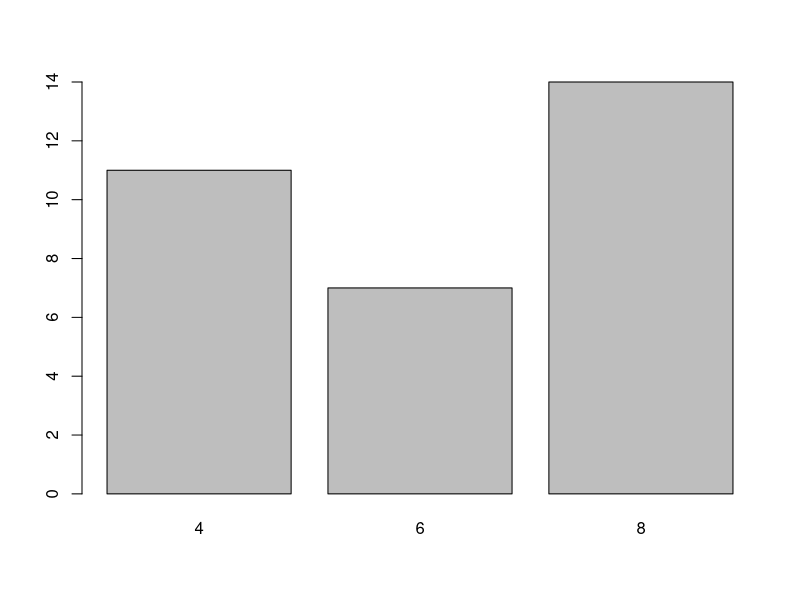
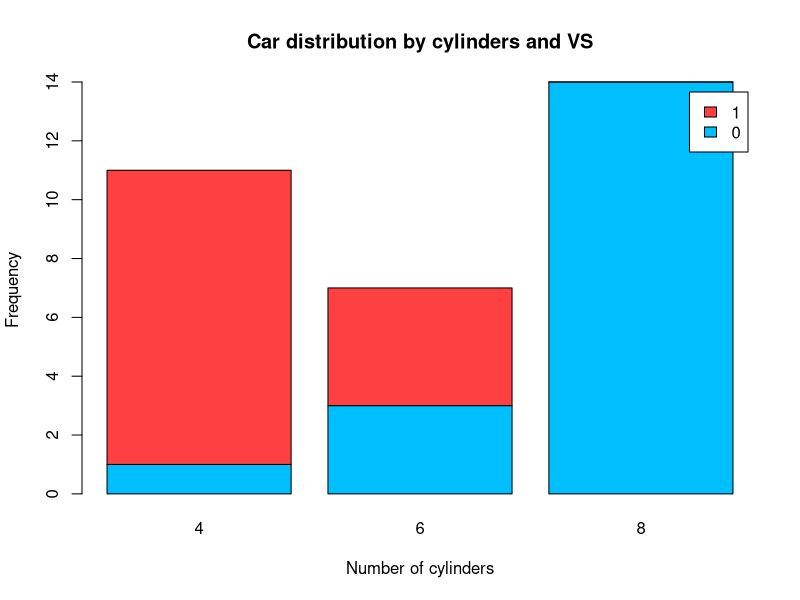
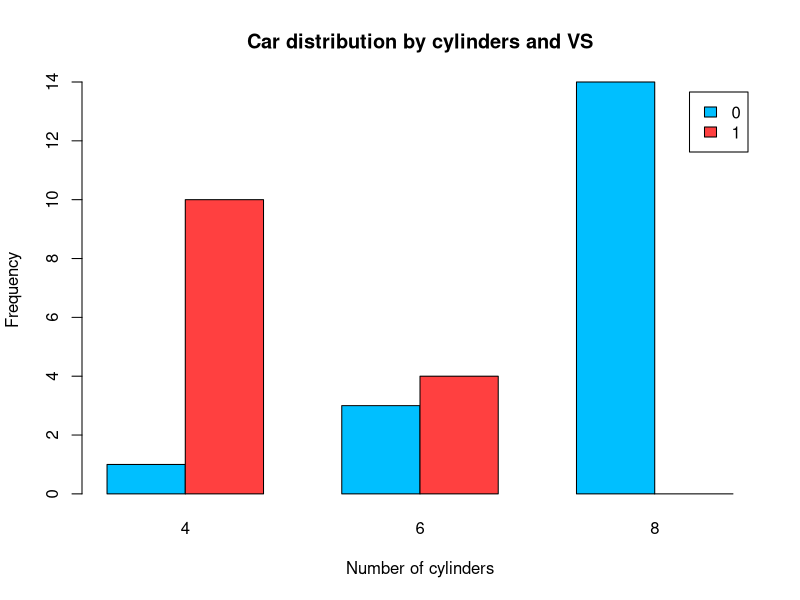

Here is the R script that generated these plots, in order:
# Bar charts

# simple bar chart
counts <- table(mtcars$cyl)
barplot(counts)

# create stacked bar chart
counts <- table(mtcars$vs, mtcars$cyl)
barplot(counts, 
        main="Car distribution by cylinders and VS",
        xlab="Number of cylinders", 
        ylab = "Frequency",
        col=c("deepskyblue","brown1"),
        legend = rownames(counts))

# create grouped bar chart
barplot(counts, 
        main="Car distribution by cylinders and VS",
        xlab="Number of cylinders", 
        ylab = "Frequency",
        col=c("deepskyblue","brown1"),
        legend = rownames(counts),
        beside = TRUE)
